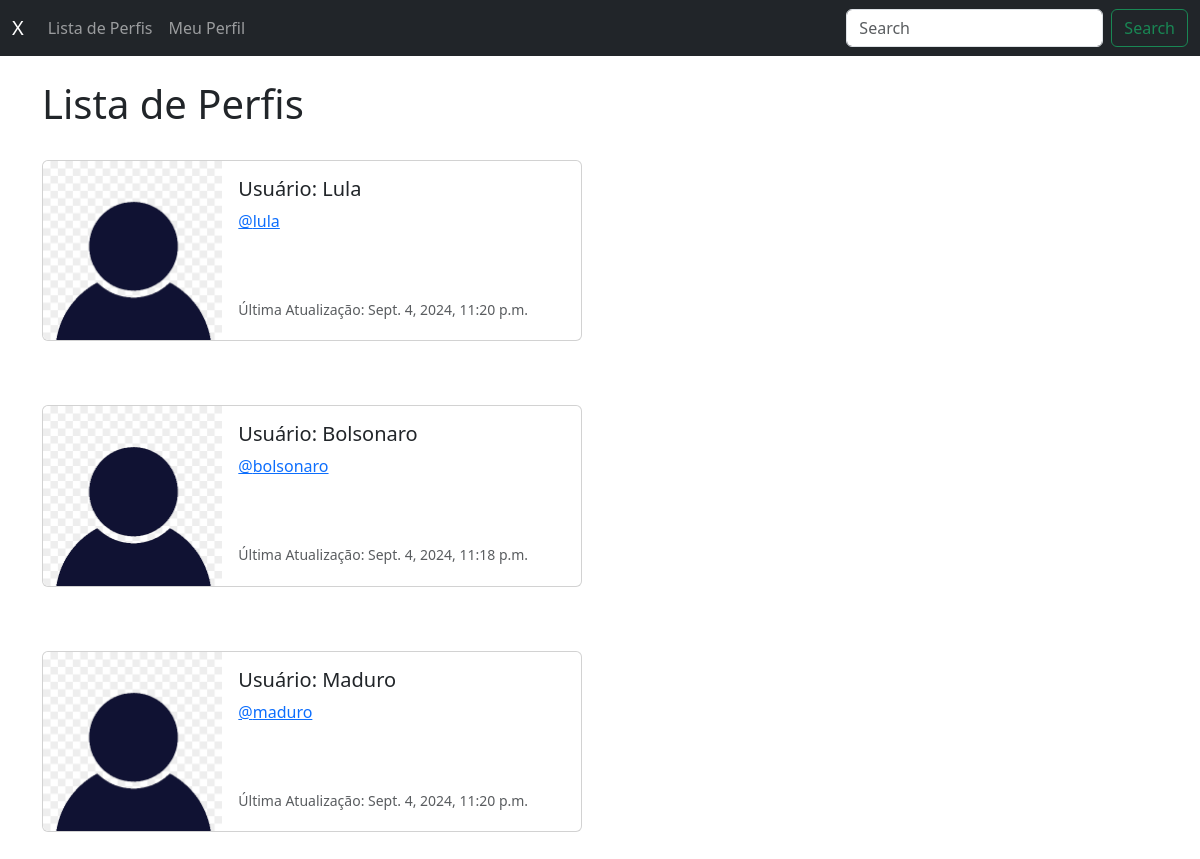
Screenshot of /profile_list/ (signed in) with the database file from the repository.
### twitter/models.py (models this page shows, shortened)
class Profile(models.Model):
  user = models.OneToOneField(User, on_delete=models.CASCADE)
  follows = models.ManyToManyField("self", related_name="followed_by", symmetrical=False, blank=True)
  date_modified = models.DateTimeField(User, auto_now=True)

### twitter/views.py (the view)
# urls.py: path('profile_list/', views.profile_list, name='profile_list'),
def profile_list(request):
  if request.user.is_authenticated:
    profiles = Profile.objects.exclude(user=request.user)
    return render(request, 'profile_list.html', {'profiles':profiles})
  else:
    messages.success(request, ("Você deve estar logado para visualizar esta página..."))
    return redirect('home')

### twitter/templates/profile_list.html
{% extends 'base.html' %}
{% load static %}
{% block content %}
<h1>Lista de Perfis</h1>
<br>
{% if profiles %}
{% for profile in profiles %}
<div class="card mb-3" style="max-width: 540px;">
  <div class="row g-0">
    <div class="col-md-4">
      <img src="{% static 'images/default-profile.png' %}" class="img-fluid rounded-start" alt="Profile Image">
    </div>
    <div class="col-md-8">
      <div class="card-body">
        <h5 class="card-title">Usuário: {{profile.user.username}}</h5>
        <p class="card-text"><a href="{% url 'profile' profile.user.id%}"> @{{profile.user.username|lower}}</a></p>
        <br /><br />
        <p class="card-text"><small class="text-body-secondary">Última Atualização: {{ profile.date_modified }}</small>
        </p>
      </div>
    </div>
  </div>
</div>
<br /><br />
{% endfor %}
{% endif %}
{% endblock %}

### rows the page displays
Profile: user.username "Lula", user.username "lula", date_modified "Sept. 4, 2024, 11:20 p.m."
Profile: user.username "Bolsonaro", user.username "bolsonaro", date_modified "Sept. 4, 2024, 11:18 p.m."
Profile: user.username "Maduro", user.username "maduro", date_modified "Sept. 4, 2024, 11:20 p.m."
